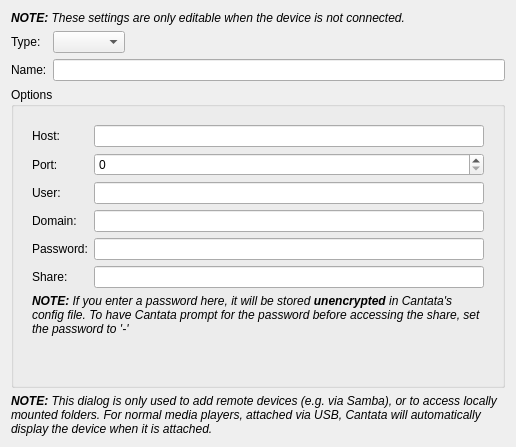
<?xml version="1.0" encoding="UTF-8"?>
<ui version="4.0">
 <class>RemoteDevicePropertiesWidget</class>
 <widget class="QWidget" name="RemoteDevicePropertiesWidget">
  <property name="geometry">
   <rect>
    <x>0</x>
    <y>0</y>
    <width>516</width>
    <height>447</height>
   </rect>
  </property>
  <layout class="QVBoxLayout" name="verticalLayout_2">
   <item>
    <widget class="QLabel" name="connectionNote">
     <property name="text">
      <string>&lt;i&gt;&lt;b&gt;NOTE:&lt;/b&gt; These settings are only editable when the device is not connected.&lt;/i&gt;</string>
     </property>
     <property name="wordWrap">
      <bool>true</bool>
     </property>
     <property name="textInteractionFlags">
      <set>Qt::NoTextInteraction</set>
     </property>
    </widget>
   </item>
   <item>
    <layout class="QFormLayout" name="formLayout">
     <property name="fieldGrowthPolicy">
      <enum>QFormLayout::ExpandingFieldsGrow</enum>
     </property>
     <item row="0" column="0">
      <widget class="BuddyLabel" name="typeLabel">
       <property name="text">
        <string>Type:</string>
       </property>
       <property name="buddy">
        <cstring>type</cstring>
       </property>
      </widget>
     </item>
     <item row="0" column="1">
      <widget class="QComboBox" name="type"/>
     </item>
     <item row="1" column="0">
      <widget class="BuddyLabel" name="nameLabel">
       <property name="text">
        <string>Name:</string>
       </property>
       <property name="buddy">
        <cstring>name</cstring>
       </property>
      </widget>
     </item>
     <item row="1" column="1">
      <widget class="LineEdit" name="name"/>
     </item>
    </layout>
   </item>
   <item>
    <widget class="QGroupBox" name="groupBox">
     <property name="title">
      <string>Options</string>
     </property>
     <layout class="QVBoxLayout" name="verticalLayout">
      <item>
       <widget class="QStackedWidget" name="stackedWidget">
        <property name="currentIndex">
         <number>0</number>
        </property>
        <widget class="QWidget" name="smbPage">
         <layout class="QVBoxLayout" name="verticalLayout_3">
          <item>
           <layout class="QFormLayout" name="formLayout_4">
            <item row="0" column="0">
             <widget class="BuddyLabel" name="hostLabel_2">
              <property name="text">
               <string>Host:</string>
              </property>
              <property name="buddy">
               <cstring>smbHost</cstring>
              </property>
             </widget>
            </item>
            <item row="0" column="1">
             <widget class="LineEdit" name="smbHost"/>
            </item>
            <item row="1" column="0">
             <widget class="BuddyLabel" name="portLabel_2">
              <property name="text">
               <string>Port:</string>
              </property>
              <property name="buddy">
               <cstring>smbPort</cstring>
              </property>
             </widget>
            </item>
            <item row="1" column="1">
             <widget class="QSpinBox" name="smbPort">
              <property name="maximum">
               <number>65535</number>
              </property>
             </widget>
            </item>
            <item row="2" column="0">
             <widget class="BuddyLabel" name="userLabel_2">
              <property name="text">
               <string>User:</string>
              </property>
              <property name="buddy">
               <cstring>smbUser</cstring>
              </property>
             </widget>
            </item>
            <item row="2" column="1">
             <widget class="LineEdit" name="smbUser"/>
            </item>
            <item row="3" column="0">
             <widget class="BuddyLabel" name="label_2">
              <property name="text">
               <string>Domain:</string>
              </property>
              <property name="buddy">
               <cstring>smbDomain</cstring>
              </property>
             </widget>
            </item>
            <item row="3" column="1">
             <widget class="LineEdit" name="smbDomain"/>
            </item>
            <item row="4" column="0">
             <widget class="BuddyLabel" name="label_3">
              <property name="text">
               <string>Password:</string>
              </property>
              <property name="buddy">
               <cstring>smbPassword</cstring>
              </property>
             </widget>
            </item>
            <item row="4" column="1">
             <widget class="LineEdit" name="smbPassword">
              <property name="echoMode">
               <enum>QLineEdit::Password</enum>
              </property>
             </widget>
            </item>
            <item row="5" column="0">
             <widget class="BuddyLabel" name="folderLabel_2">
              <property name="text">
               <string>Share:</string>
              </property>
              <property name="buddy">
               <cstring>smbShare</cstring>
              </property>
             </widget>
            </item>
            <item row="5" column="1">
             <widget class="LineEdit" name="smbShare"/>
            </item>
           </layout>
          </item>
          <item>
           <widget class="QLabel" name="label_4">
            <property name="text">
             <string>&lt;i&gt;&lt;b&gt;NOTE:&lt;/b&gt; If you enter a password here, it will be stored &lt;b&gt;unencrypted&lt;/b&gt; in Cantata's config file. To have Cantata prompt for the password before accessing the share, set the password to '-'&lt;/i&gt;</string>
            </property>
            <property name="wordWrap">
             <bool>true</bool>
            </property>
            <property name="textInteractionFlags">
             <set>Qt::NoTextInteraction</set>
            </property>
           </widget>
          </item>
          <item>
           <spacer name="verticalSpacer">
            <property name="orientation">
             <enum>Qt::Vertical</enum>
            </property>
            <property name="sizeHint" stdset="0">
             <size>
              <width>20</width>
              <height>14</height>
             </size>
            </property>
           </spacer>
          </item>
         </layout>
        </widget>
        <widget class="QWidget" name="smbAvahiPage">
         <layout class="QVBoxLayout" name="verticalLayout_3x">
          <item>
           <layout class="QFormLayout" name="formLayout_4x">
            <item row="0" column="0">
             <widget class="BuddyLabel" name="hostLabel_2x">
              <property name="text">
               <string>Service name:</string>
              </property>
              <property name="buddy">
               <cstring>smbAvahiName</cstring>
              </property>
             </widget>
            </item>
            <item row="0" column="1">
             <widget class="LineEdit" name="smbAvahiName"/>
            </item>
            <item row="1" column="0">
             <widget class="BuddyLabel" name="userLabel_2x">
              <property name="text">
               <string>User:</string>
              </property>
              <property name="buddy">
               <cstring>smbAvahiUser</cstring>
              </property>
             </widget>
            </item>
            <item row="1" column="1">
             <widget class="LineEdit" name="smbAvahiUser"/>
            </item>
            <item row="2" column="0">
             <widget class="BuddyLabel" name="label_2x">
              <property name="text">
               <string>Domain:</string>
              </property>
              <property name="buddy">
               <cstring>smbAvahiDomain</cstring>
              </property>
             </widget>
            </item>
            <item row="2" column="1">
             <widget class="LineEdit" name="smbAvahiDomain"/>
            </item>
            <item row="3" column="0">
             <widget class="BuddyLabel" name="label_3x">
              <property name="text">
               <string>Password:</string>
              </property>
              <property name="buddy">
               <cstring>smbAvahiPassword</cstring>
              </property>
             </widget>
            </item>
            <item row="3" column="1">
             <widget class="LineEdit" name="smbAvahiPassword">
              <property name="echoMode">
               <enum>QLineEdit::Password</enum>
              </property>
             </widget>
            </item>
            <item row="4" column="0">
             <widget class="BuddyLabel" name="folderLabel_x2">
              <property name="text">
               <string>Share:</string>
              </property>
              <property name="buddy">
               <cstring>smbAvahiShare</cstring>
              </property>
             </widget>
            </item>
            <item row="4" column="1">
             <widget class="LineEdit" name="smbAvahiShare"/>
            </item>
           </layout>
          </item>
          <item>
           <widget class="QLabel" name="label_4x">
            <property name="text">
             <string>&lt;i&gt;&lt;b&gt;NOTE:&lt;/b&gt; If you enter a password here, it will be stored &lt;b&gt;unencrypted&lt;/b&gt; in Cantata's config file. To have Cantata prompt for the password before accessing the share, set the password to '-'&lt;/i&gt;</string>
            </property>
            <property name="wordWrap">
             <bool>true</bool>
            </property>
            <property name="textInteractionFlags">
             <set>Qt::NoTextInteraction</set>
            </property>
           </widget>
          </item>
          <item>
           <spacer name="verticalSpacerx">
            <property name="orientation">
             <enum>Qt::Vertical</enum>
            </property>
            <property name="sizeHint" stdset="0">
             <size>
              <width>20</width>
              <height>14</height>
             </size>
            </property>
           </spacer>
          </item>
         </layout>
        </widget>
        <widget class="QWidget" name="sshPage">
         <layout class="QVBoxLayout" name="verticalLayout_4">
          <item>
           <layout class="QFormLayout" name="formLayout_2">
            <item row="0" column="0">
             <widget class="BuddyLabel" name="hostLabel">
              <property name="text">
               <string>Host:</string>
              </property>
              <property name="buddy">
               <cstring>sshHost</cstring>
              </property>
             </widget>
            </item>
            <item row="0" column="1">
             <widget class="LineEdit" name="sshHost"/>
            </item>
            <item row="1" column="0">
             <widget class="BuddyLabel" name="portLabel">
              <property name="text">
               <string>Port:</string>
              </property>
              <property name="buddy">
               <cstring>sshPort</cstring>
              </property>
             </widget>
            </item>
            <item row="1" column="1">
             <widget class="QSpinBox" name="sshPort">
              <property name="maximum">
               <number>65535</number>
              </property>
             </widget>
            </item>
            <item row="2" column="0">
             <widget class="BuddyLabel" name="userLabel">
              <property name="text">
               <string>User:</string>
              </property>
              <property name="buddy">
               <cstring>sshUser</cstring>
              </property>
             </widget>
            </item>
            <item row="2" column="1">
             <widget class="LineEdit" name="sshUser"/>
            </item>
            <item row="3" column="0">
             <widget class="BuddyLabel" name="folderLabel">
              <property name="text">
               <string>Folder:</string>
              </property>
              <property name="buddy">
               <cstring>sshFolder</cstring>
              </property>
             </widget>
            </item>
            <item row="3" column="1">
             <widget class="LineEdit" name="sshFolder"/>
            </item>
            <item row="4" column="0">
             <widget class="BuddyLabel" name="sshExtraLabel">
              <property name="text">
               <string>Extra Options:</string>
              </property>
              <property name="buddy">
               <cstring>sshExtra</cstring>
              </property>
             </widget>
            </item>
            <item row="4" column="1">
             <widget class="LineEdit" name="sshExtra"/>
            </item>
           </layout>
          </item>
          <item>
           <widget class="QLabel" name="label_5">
            <property name="text">
             <string>&lt;i&gt;&lt;b&gt;NOTE:&lt;/b&gt; Due to the way sshfs works, a suitable ssh-askpass application (ksshaskpass, ssh-askpass-gnome, etc.) will be required to enter the password.&lt;/i&gt;</string>
            </property>
            <property name="wordWrap">
             <bool>true</bool>
            </property>
            <property name="textInteractionFlags">
             <set>Qt::NoTextInteraction</set>
            </property>
           </widget>
          </item>
          <item>
           <spacer name="verticalSpacer_2">
            <property name="orientation">
             <enum>Qt::Vertical</enum>
            </property>
            <property name="sizeHint" stdset="0">
             <size>
              <width>20</width>
              <height>78</height>
             </size>
            </property>
           </spacer>
          </item>
         </layout>
        </widget>
        <widget class="QWidget" name="filePage">
         <layout class="QFormLayout" name="formLayout_3">
          <item row="0" column="0">
           <widget class="BuddyLabel" name="label">
            <property name="text">
             <string>Folder:</string>
            </property>
            <property name="buddy">
             <cstring>fileFolder</cstring>
            </property>
           </widget>
          </item>
          <item row="0" column="1">
           <widget class="PathRequester" name="fileFolder"/>
          </item>
         </layout>
        </widget>
       </widget>
      </item>
     </layout>
    </widget>
   </item>
   <item>
    <widget class="QLabel" name="infoLabel">
     <property name="sizePolicy">
      <sizepolicy hsizetype="Preferred" vsizetype="Maximum">
       <horstretch>0</horstretch>
       <verstretch>0</verstretch>
      </sizepolicy>
     </property>
     <property name="text">
      <string>&lt;i&gt;&lt;b&gt;NOTE:&lt;/b&gt; This dialog is only used to add remote devices (e.g. via Samba), or to access locally mounted folders. For normal media players, attached via USB, Cantata will automatically display the device when it is attached.&lt;/i&gt;</string>
     </property>
     <property name="alignment">
      <set>Qt::AlignLeading|Qt::AlignLeft|Qt::AlignTop</set>
     </property>
     <property name="wordWrap">
      <bool>true</bool>
     </property>
     <property name="textInteractionFlags">
      <set>Qt::NoTextInteraction</set>
     </property>
    </widget>
   </item>
  </layout>
 </widget>
 <customwidgets>
  <customwidget>
   <class>PathRequester</class>
   <extends>QLineEdit</extends>
   <header>support/pathrequester.h</header>
  </customwidget>
  <customwidget>
   <class>LineEdit</class>
   <extends>QLineEdit</extends>
   <header>support/lineedit.h</header>
  </customwidget>
  <customwidget>
   <class>BuddyLabel</class>
   <extends>QLabel</extends>
   <header>support/buddylabel.h</header>
  </customwidget>
 </customwidgets>
 <tabstops>
  <tabstop>type</tabstop>
 </tabstops>
 <resources/>
 <connections>
  <connection>
   <sender>type</sender>
   <signal>activated(int)</signal>
   <receiver>stackedWidget</receiver>
   <slot>setCurrentIndex(int)</slot>
   <hints>
    <hint type="sourcelabel">
     <x>65</x>
     <y>22</y>
    </hint>
    <hint type="destinationlabel">
     <x>101</x>
     <y>94</y>
    </hint>
   </hints>
  </connection>
 </connections>
</ui>
